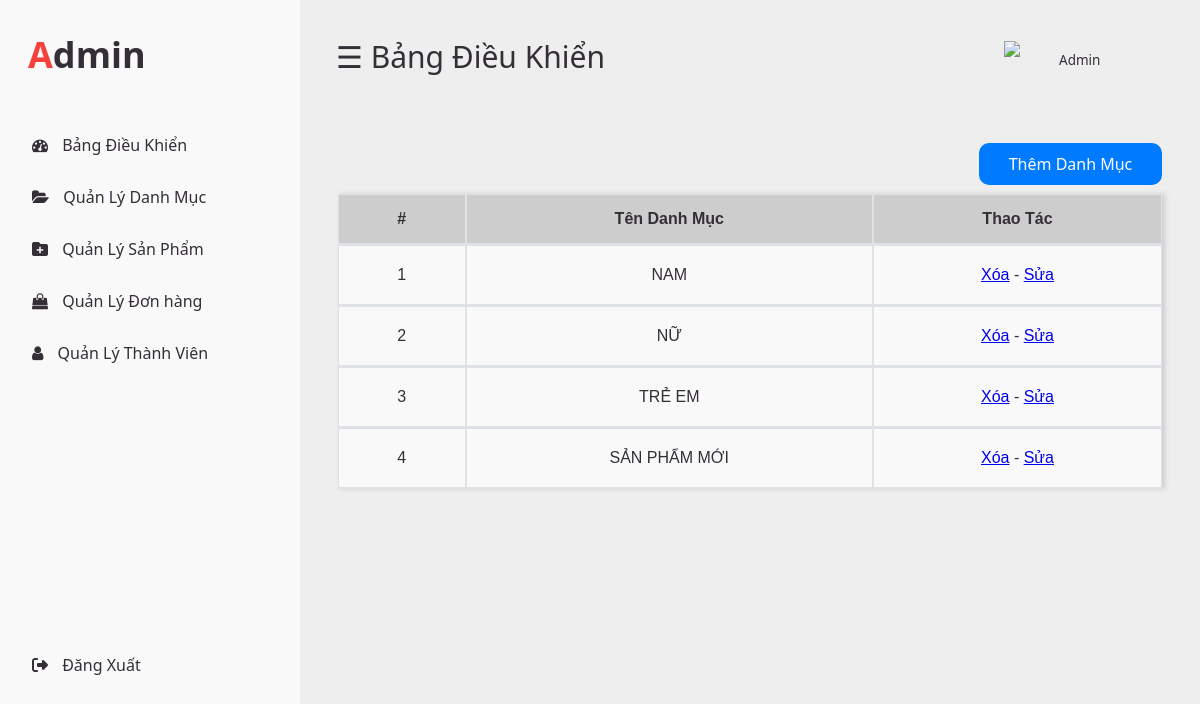
Screenshot of /admin/index.php?act=categories with the database file from the repository.
### tables this page shows
CREATE TABLE `categories` (
  `id` int(11) NOT NULL,
  `name` varchar(50) NOT NULL,
  `description` text DEFAULT NULL,
  `position` int(3) NOT NULL
);

### model/category.php (called while the page is built, shortened)
<?php
function getAllcategories()
{
    $conn = connect();
    $sql = "SELECT * FROM `categories`";
    $stmt = $conn->prepare($sql);
    $stmt->execute();
    $stmt->setFetchMode(PDO::FETCH_ASSOC);
    $kq = $stmt->fetchAll();
    return $kq;
}

### admin/view/categories.php (the view, shortened to what this page needs)
<div class="container_table">
    <div class="addnew">
        <a class="addspnew" href="#">Thêm Danh Mục</a>
    </div>
    <table class="table_form">
        <tr>
            <th class="thead">#</th>
            <th class="thead">Tên Danh Mục</th>
            <th class="thead">Thao Tác</th>
        </tr>
        <?php
        if (isset($categories) && count($categories) > 0) {
            foreach ($categories as $category) {
                echo '<tr>
                    <td class="tbody">'.$category['id'].'</td>
                    <td class="tbody">'.$category['name'].'</td>
                    <td class="tbody"><a href="index.php?act=delCategories&id='.$category['id'].'"> Xóa</a> -
                    <a href="index.php?act=updateCategories&id='.$category['id'].'">Sửa</a></td>
                </tr>';
            }
        }
        ?>
    </table>
</div>
</div>
</body>
</body>
</html>

### admin/layout/css/style.css (style rules this page uses)
* { margin: 0px; padding: 0px; }
body { background-color: #eee; overflow: hidden; font-family: system-ui; width: 100%; height: 100%; }
table { font-family: arial, sans-serif; width: 100%; }
th { border-bottom: 1px solid #eee; padding: 15px; text-align: left; color: #342E37; }
td { text-align: left; padding: 20px; color: #342E37; }
.addnew { float: right; padding: 10px 30px; background: #007bff; border-radius: 10px; margin: 1% 2.5% 1%; }
.addnew a { text-decoration: none; color: #fff; }
.container_table { margin-top: 1%; height: auto; }
.container_table .table_form { margin-left: 2.5%; width: 95%; border-collapse: separate; border-spacing: 0; background-color: #F9F9F9; box-shadow: 3px 0px 5px 0px #cdcdcd; margin-bottom: 2%; }
.container_table .table_form tr { border: 1px solid #eee; }
.container_table .table_form .thead { background-color: #cdcdcd; }
.container_table .table_form .tbody, .thead { text-align: center; border: 1px solid #dee2e6; border-bottom: 2px solid #dee2e6; }

### rows the page displays
categories: id "1", name "NAM"
categories: id "2", name "NỮ"
categories: id "3", name "TRẺ EM"
categories: id "4", name "SẢN PHẨM MỚI"
